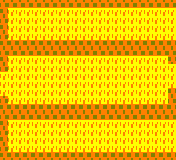

The image is a tile-based game level rendered from a .tmx file. Its description and complete source (layers, tilesets, objects, tile grids) follow:
An orthogonal 22x20 tile map with 8x8 px tiles, 1 tile layer (Capa de Patrones 1).

<map version="1.0" tiledversion="2018.06.01" orientation="orthogonal" renderorder="right-down" width="22" height="20" tilewidth="8" tileheight="8" infinite="0" nextlayerid="2" nextobjectid="1">
 <tileset firstgid="1" name="tiles" tilewidth="8" tileheight="8" tilecount="45" columns="9">
  <image source="../../tiles.png" width="72" height="40" />
 </tileset>
 <layer id="1" name="Capa de Patrones 1" width="22" height="20">
  <data encoding="csv">
18,18,18,18,18,18,18,18,18,18,18,18,18,18,18,18,18,18,18,18,18,18,
27,11,11,11,11,11,11,11,11,11,11,11,11,11,11,11,11,11,11,11,11,11,
18,11,11,11,11,11,11,11,11,11,11,11,11,11,11,11,11,11,11,11,11,11,
27,11,11,11,11,11,11,11,11,11,11,11,11,11,11,11,11,11,11,11,11,11,
18,11,11,11,11,11,11,11,11,11,11,11,11,11,11,11,11,11,11,11,11,11,
27,27,27,27,27,27,27,27,27,27,27,27,27,27,27,27,27,27,27,27,27,27,
18,18,18,18,18,18,18,18,18,18,18,18,18,18,18,18,18,18,18,18,18,18,
27,11,11,11,11,11,11,11,11,11,11,11,11,11,11,11,11,11,11,11,11,27,
18,11,11,11,11,11,11,11,11,11,11,11,11,11,11,11,11,11,11,11,11,11,
11,11,11,11,11,11,11,11,11,11,11,11,11,11,11,11,11,11,11,11,11,11,
11,11,11,11,11,11,11,11,11,11,11,11,11,11,11,11,11,11,11,11,11,11,
11,11,11,11,11,11,11,11,11,11,11,11,11,11,11,11,11,11,11,11,11,27,
18,11,11,11,11,11,11,11,11,11,11,11,11,11,11,11,11,11,11,11,11,18,
27,27,27,27,27,27,27,27,27,27,27,27,27,27,27,27,27,27,27,27,27,27,
18,18,18,18,18,18,18,18,18,18,18,18,18,18,18,18,18,18,18,18,18,18,
27,11,11,11,11,11,11,11,11,11,11,11,11,11,11,11,11,11,11,11,11,11,
18,11,11,11,11,11,11,11,11,11,11,11,11,11,11,11,11,11,11,11,11,11,
27,11,11,11,11,11,11,11,11,11,11,11,11,11,11,11,11,11,11,11,11,11,
18,11,11,11,11,11,11,11,11,11,11,11,11,11,11,11,11,11,11,11,11,11,
27,27,27,27,27,27,27,27,27,27,27,27,27,27,27,27,27,27,27,27,27,27
</data>
 </layer>
</map>
